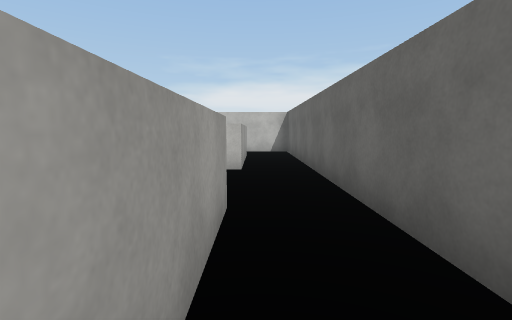
view 1 (above)

13 first-person views from a walk through a Unity game level. The camera is 1.5 m above the floor, tilts 6° down and sees 85° across. The floor is counted in squares, 2 m on a side. Each view is taken from the middle of a square. On the plan, view 1 faces up. The plan holds only what a view shows up to about 10 squares ahead; the rest is blank. The place goes on beyond the plan. The player character is not drawn. Surface patterns are stand-ins for the level's own textures.

view 2
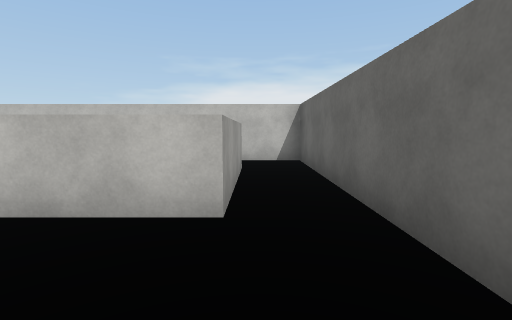

view 3
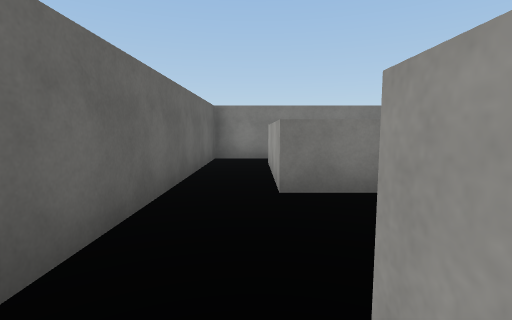

view 4
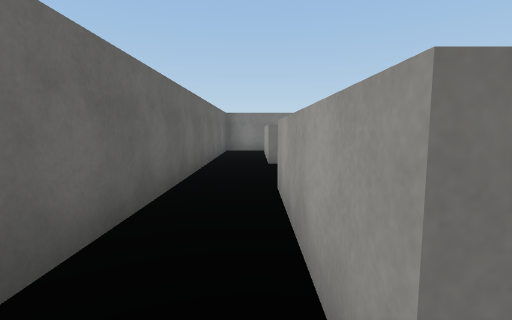

view 5
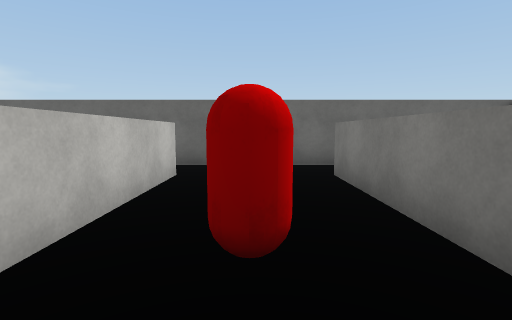

view 6
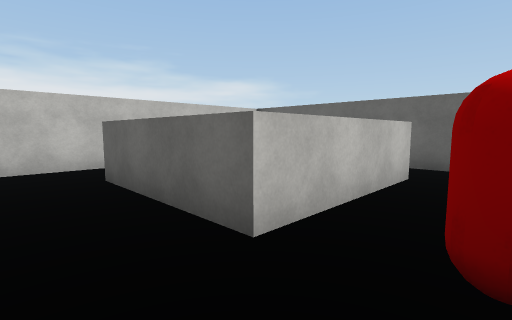

view 7
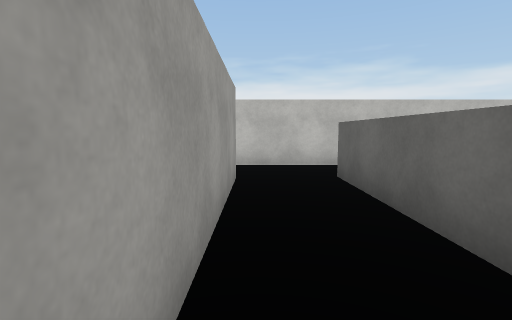

view 8
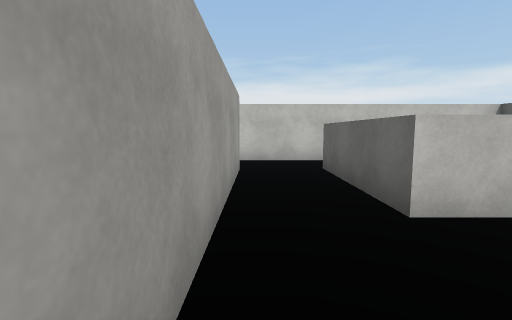

view 9
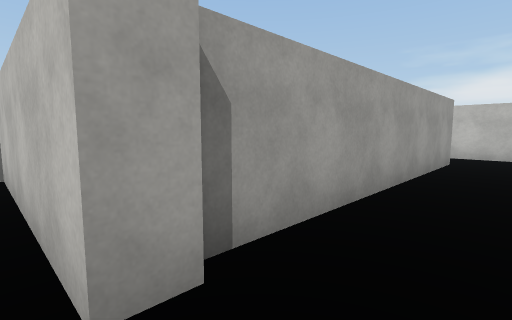

view 10
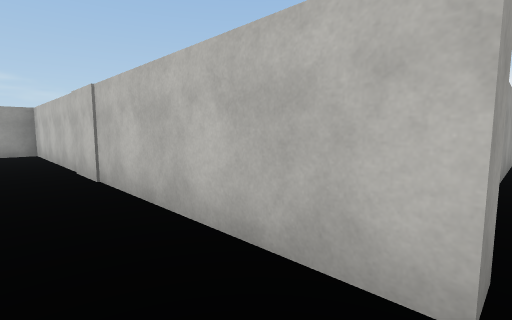

view 11
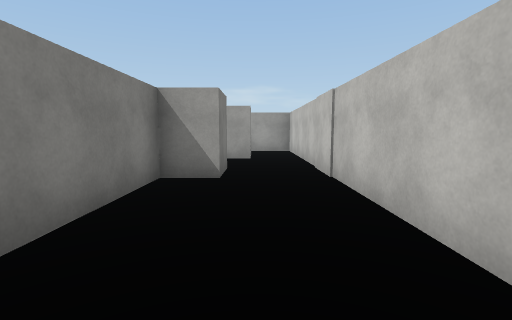

view 12
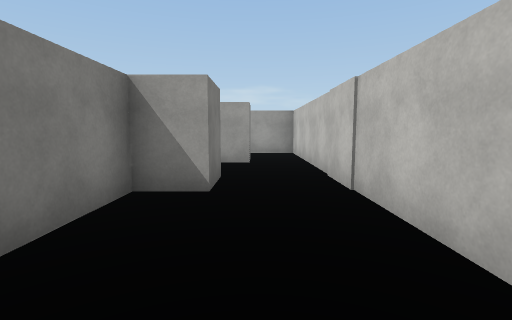

view 13
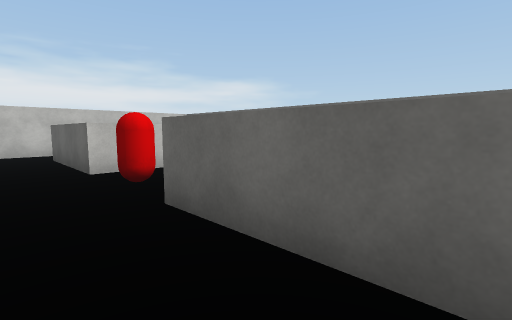

### Floor plan
Ten units are one square. View 1 is at (0, 0); x grows to the right and y downward. Boxes are objects, and circles mark ways between rooms. Rooms are numbered by the first view taken in them; rooms with no view inside come last. Other rooms are left out.
<svg viewBox="-135 -106 151 126">
<path fill="none" stroke="#000" d="M-3 -54 -37 -54 -37 -86M-37 -15 -37 -27 -3 -27 -3 -2M-51 -18 -51 -12M-53 -85 -53 -19M-31 -101 -56 -101M-4 15 11 15 11 -54M-3 -86 -3 -54M11 -54 11 -101 -4 -101M-106 6 -94 6 -94 15 -65 15M-51 -12 -126 -12M-37 0 -37 -15M-126 1 -126 9"/>
<rect x="-45" y="-45" width="10" height="10" fill="#bbb"><title>red capsule</title></rect>
<circle cx="0" cy="-75" r="3" fill="#2a7"/>
<circle cx="-45" cy="-20" r="3" fill="#2a7"/>
<circle cx="0" cy="10" r="3" fill="#2a7"/>
<text x="-30" y="-50">1</text>
<text x="0" y="-80">2</text>
<text x="-80" y="0">3</text>
</svg>
Room 1 opens to room 2. Room 1 opens to room 3.

Where each view was taken, in squares from view 1:
view 1: 0 up, 0 right, facing up
view 2: 3 up, 0 right, facing up
view 3: 6 up, 0 right, facing down
view 4: 9 up, 0 right, facing down
view 5: 4 up, 5 left, facing right
view 6: 4 up, 5 left, facing up-right
view 7: 4 up, 5 left, facing up
view 8: 3 up, 5 left, facing up
view 9: 1 up, 4 left, facing up-left
view 10: 0 up, 5 left, facing up-left
view 11: 0 up, 5 left, facing left
view 12: 0 up, 6 left, facing left
view 13: 0 up, 5 left, facing up-right
